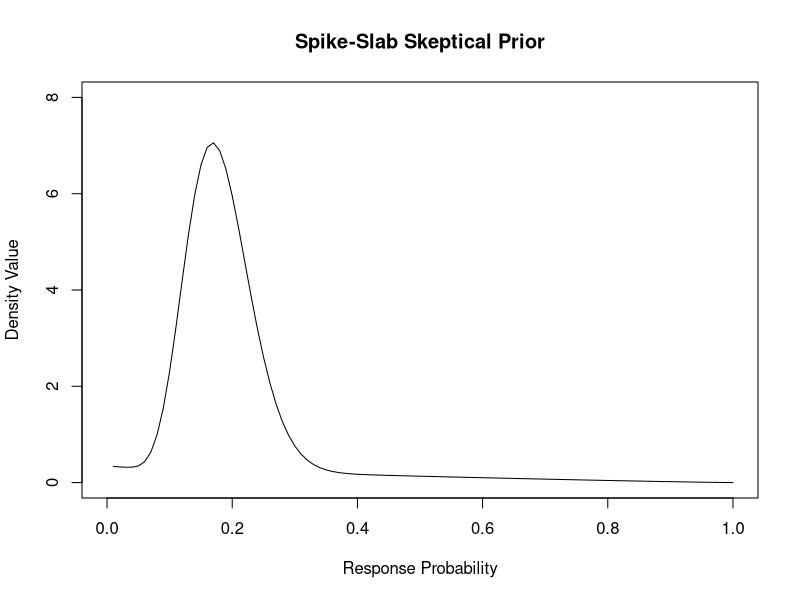

Generate this figure with R: (Note: this script raises an error after producing the figure.)
## Design parameters, spike/slab case ##
alpha.skpt.1<-0.969595  
beta.skpt.1<-2.186593 
alpha.skpt.2<-10.199189 
beta.skpt.2<-46.344410 
mix.1<-0.1421888
alpha.enth.1<-2.460314 
beta.enth.1<-3.603074 
alpha.enth.2<-96.979737
beta.enth.2<-143.682052
mix.2<-0.3426655 

par(mfrow = c(1, 1)) 
x<-seq(0,1,by=0.01)


plot(x,mix.1*dbeta(x,alpha.skpt.1,beta.skpt.1)+(1-mix.1)*dbeta(x,alpha.skpt.2,beta.skpt.2),
     type="l",xlab="Response Probability",ylab="Density Value",
     main="Spike-Slab Skeptical Prior",
     ylim=c(0,8))
lines(x,dbeta(x,alpha.skpt,beta.skpt))


plot(x,mix.2*dbeta(x,alpha.enth.1,beta.enth.1)+(1-mix.2)*dbeta(x,alpha.enth.2,beta.enth.2),
     type="l",xlab="Response Probability",ylab="Density Value",
     main="Spike-Slab Enthuastic Prior",
     ylim=c(0,10))
lines(x,dbeta(x,alpha.enth,beta.enth))